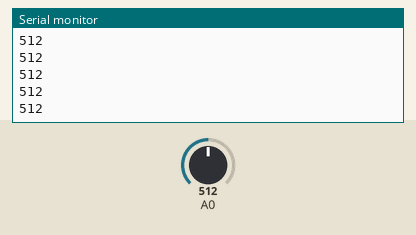
Recording of a sketch running on a simulated Arduino Uno, built with avr-gcc and run on an emulated ATmega328P. On the bench: the last lines printed to the serial monitor. The test bench sets the inputs (shaded band); at power-on: A0 = 512.

Above: at 1.2 s.
1.3 s: A0 set to 716
At 2.4 s:
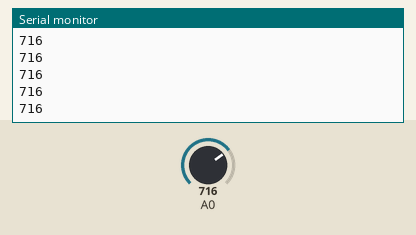
2.8 s: A0 set to 900
At 3.5 s:
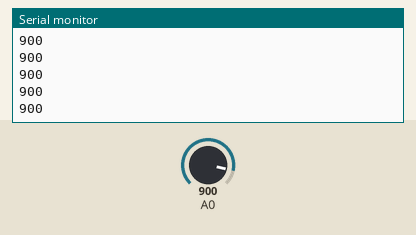
Timing chart, 0 to 5.8 s (numbered marks = the images above; inputs shaded):
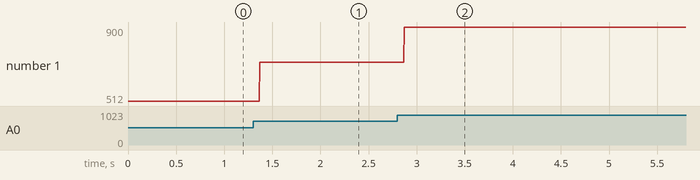

Measured:
- after the input at 1.3 s, the serial monitor: prints a new line after 0.07 s (image 1)
- after the input at 2.8 s, the serial monitor: prints a new line after 0.07 s (image 2)
- plotted number 1: 512 → 716 after the input at 1.3 s, 716 → 900 after the input at 2.8 s

The sketch:

temperature_sensor_value_read.ino
```cpp
// C++ code
//temp sensor value read
int temp_pin(A0);
void setup()
{
 Serial.begin(9600);
}
void loop()
{
int temp=analogRead(temp_pin);
  Serial.println(temp);
}
```
